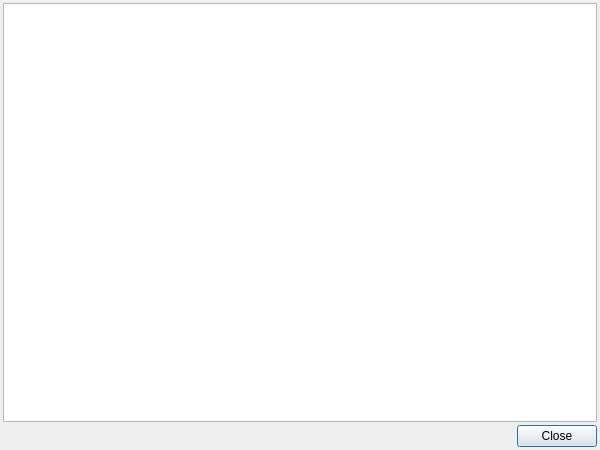
<?xml version="1.0" encoding="UTF-8"?>
<ui version="4.0">
 <class>LogDialog</class>
 <widget class="QDialog" name="LogDialog">
  <property name="geometry">
   <rect>
    <x>0</x>
    <y>0</y>
    <width>600</width>
    <height>450</height>
   </rect>
  </property>
  <property name="windowTitle">
   <string>Dialog</string>
  </property>
  <layout class="QVBoxLayout" name="verticalLayout">
   <property name="spacing">
    <number>3</number>
   </property>
   <property name="leftMargin">
    <number>3</number>
   </property>
   <property name="topMargin">
    <number>3</number>
   </property>
   <property name="rightMargin">
    <number>3</number>
   </property>
   <property name="bottomMargin">
    <number>3</number>
   </property>
   <item>
    <widget class="QTextEdit" name="txt_log">
     <property name="lineWrapMode">
      <enum>QTextEdit::NoWrap</enum>
     </property>
     <property name="readOnly">
      <bool>true</bool>
     </property>
    </widget>
   </item>
   <item>
    <widget class="QDialogButtonBox" name="buttonBox">
     <property name="orientation">
      <enum>Qt::Horizontal</enum>
     </property>
     <property name="standardButtons">
      <set>QDialogButtonBox::Close</set>
     </property>
    </widget>
   </item>
  </layout>
 </widget>
 <resources/>
 <connections>
  <connection>
   <sender>buttonBox</sender>
   <signal>accepted()</signal>
   <receiver>LogDialog</receiver>
   <slot>accept()</slot>
   <hints>
    <hint type="sourcelabel">
     <x>248</x>
     <y>254</y>
    </hint>
    <hint type="destinationlabel">
     <x>157</x>
     <y>274</y>
    </hint>
   </hints>
  </connection>
  <connection>
   <sender>buttonBox</sender>
   <signal>rejected()</signal>
   <receiver>LogDialog</receiver>
   <slot>reject()</slot>
   <hints>
    <hint type="sourcelabel">
     <x>316</x>
     <y>260</y>
    </hint>
    <hint type="destinationlabel">
     <x>286</x>
     <y>274</y>
    </hint>
   </hints>
  </connection>
 </connections>
</ui>
